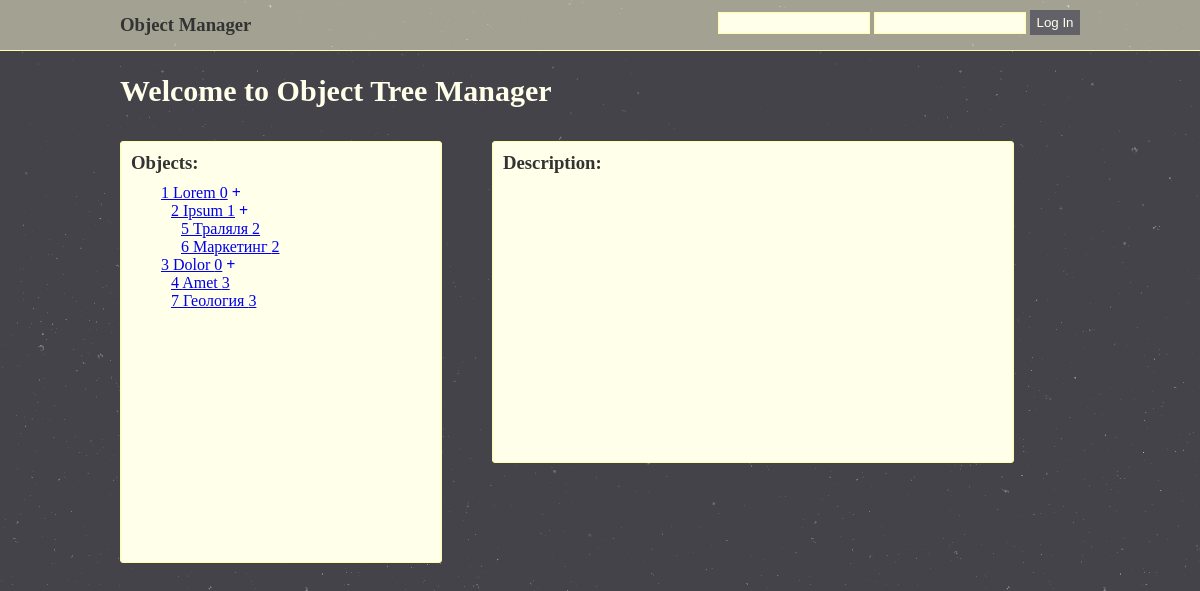
The page / on the database its author committed.
### tables this page shows
CREATE TABLE IF NOT EXISTS `objects` (
  `id` int(11) NOT NULL,
  `name` varchar(50) NOT NULL,
  `descr` varchar(255) NOT NULL,
  `parent_id` int(11) NOT NULL DEFAULT '0'
);

### index.php (the view, shortened to what this page needs)
<!DOCTYPE html>
<html lang="en">
<head>
	<link rel="stylesheet" type="text/css" href="style.css">
</head>
<body>
	<div class="header">
		<div class="container">
			<a href="index.php"><h3>Object Manager</h2></a>
		<?php
			if (!isset($_SESSION['uid'])) {
				echo "<form class='login' method='post' action='login_parse.php'>
					<input type='text' name='username'>
					<input type='password' name='password'>
					<input class='btn' type='Submit' value='Log In'>
				</form>";
			} else {
				echo "<p class='login'>You are logged in as ".$_SESSION['username']." &bull; <a href='logout_parse.php'>Logout</a>";
			}
		?>
		</div>
	</div>
	<div class="container">
		<h1>Welcome to Object Tree Manager</h1>
		<div class="contents">
			<h3>Objects:</h3>
			<div class="inner">
			 <?php
				function getObjects() {
				    $sql = mysql_query("SELECT id, name, parent_id FROM objects");
				    $res = array();
				    while ($row = mysql_fetch_array($sql)) {
				        $res[$row["parent_id"]][] = $row;
				    }
				    return $res;
				}
				$objects_arr = getObjects();
				function OutTree($parent_id, $lvl) {
				    global $objects_arr;
				    if (isset($objects_arr[$parent_id])) {
				        echo("<ul>\n");
				        foreach ($objects_arr[$parent_id] as $value) {
				            $id = $value["id"];
							echo("<li>\n");
							echo("<a href=\""."?id=".$id."\">".$id." ".$value["name"]." ".$value["parent_id"]."</a>"."  \n");
						if (isset($objects_arr[$id])) {
							echo ("<a class='expand' href='#''>+</a> \n");
						}
							OutTree($id, $lvl);
							$lvl--;
						}
				    	echo("</ul>\n");
				    }
				}
				outTree(0, 0);
				?>
			</div>
		</div>
		<div class="contents descr">
			<h3>Description:</h3>
		</div>
	</div>
</body>
</html>

### style.css (style rules this page uses)
* { margin: 0; padding: 0; }
body { background-image: url(stardust.png); color: #ffffea; }
h1 { line-height: 40px; font-size: 30px; margin-top: 20px; }
.container { width: 960px; margin: auto; }
.header { height: 50px; background: rgba(255,255,220, 0.5); border-bottom: 1px solid #ffffaa; color: #333; }
.header h3 { display: block; float: left; line-height: 50px; color: #333; }
.login { float: right; margin-top: 10px; }
input { display: inline-block; background: #ffffea; width: 150px; height: 20px; border: 1px solid #ffffaa; }
.btn { width: 50px; height: 25px; background: #626168; border: none; color: #ffffea; cursor: pointer; }
.contents { margin-top: 30px; background: #ffffea; width: 300px; min-height: 400px; border: 1px solid #ffffaa; border-radius: 3px; color: #333; padding: 10px; float: left; }
.inner { margin-top: 10px; margin-left: 20px; }
ul { list-style: none; margin-left: 10px; }
.descr { width: 500px; margin-left: 50px; min-height: 300px; }
.expand { text-decoration: none; font-weight: bold; }

### rows shown on the page
objects: id "1", name "Lorem", parent "0"
objects: id "2", name "Ipsum", parent "1"
objects: id "5", name "Траляля", parent "2"
objects: id "6", name "Маркетинг", parent "2"
objects: id "3", name "Dolor", parent "0"
objects: id "4", name "Amet", parent "3"
objects: id "7", name "Геология", parent "3"
